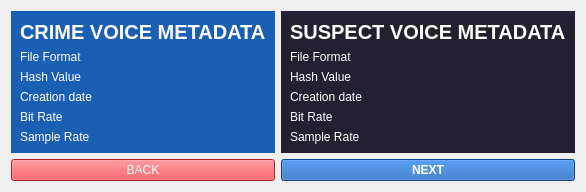
            <widget class="QWidget" name="page_7">
             <layout class="QGridLayout" name="gridLayout_27">
              <item row="0" column="0">
               <widget class="QWidget" name="widget_17" native="true">
                <property name="styleSheet">
                 <string notr="true">background-color: rgb(26, 95, 180);</string>
                </property>
                <layout class="QGridLayout" name="gridLayout_28">
                 <item row="0" column="0">
                  <widget class="QLabel" name="label_4">
                   <property name="font">
                    <font>
                     <pointsize>15</pointsize>
                     <weight>75</weight>
                     <bold>true</bold>
                    </font>
                   </property>
                   <property name="styleSheet">
                    <string notr="true">color: rgb(255, 255, 255);
border-color: rgb(255, 255, 255);</string>
                   </property>
                   <property name="text">
                    <string>CRIME VOICE METADATA</string>
                   </property>
                  </widget>
                 </item>
                 <item row="1" column="0">
                  <layout class="QVBoxLayout" name="verticalLayout_19">
                   <item>
                    <layout class="QHBoxLayout" name="horizontalLayout_17">
                     <item>
                      <widget class="QLabel" name="label_34">
                       <property name="styleSheet">
                        <string notr="true">color: rgb(255, 255, 255);</string>
                       </property>
                       <property name="text">
                        <string>File Format</string>
                       </property>
                      </widget>
                     </item>
                     <item>
                      <widget class="QLabel" name="label_39">
                       <property name="styleSheet">
                        <string notr="true">color: rgb(255, 255, 255);</string>
                       </property>
                       <property name="text">
                        <string/>
                       </property>
                      </widget>
                     </item>
                    </layout>
                   </item>
                   <item>
                    <layout class="QHBoxLayout" name="horizontalLayout_18">
                     <item>
                      <widget class="QLabel" name="label_35">
                       <property name="styleSheet">
                        <string notr="true">color: rgb(255, 255, 255);</string>
                       </property>
                       <property name="text">
                        <string>Hash Value</string>
                       </property>
                      </widget>
                     </item>
                     <item>
                      <widget class="QLabel" name="label_40">
                       <property name="styleSheet">
                        <string notr="true">color: rgb(255, 255, 255);</string>
                       </property>
                       <property name="text">
                        <string/>
                       </property>
                      </widget>
                     </item>
                    </layout>
                   </item>
                   <item>
                    <layout class="QHBoxLayout" name="horizontalLayout_19">
                     <item>
                      <widget class="QLabel" name="label_36">
                       <property name="styleSheet">
                        <string notr="true">color: rgb(255, 255, 255);</string>
                       </property>
                       <property name="text">
                        <string>Creation date</string>
                       </property>
                      </widget>
                     </item>
                     <item>
                      <widget class="QLabel" name="label_41">
                       <property name="styleSheet">
                        <string notr="true">color: rgb(255, 255, 255);</string>
                       </property>
                       <property name="text">
                        <string/>
                       </property>
                      </widget>
                     </item>
                    </layout>
                   </item>
                   <item>
                    <layout class="QHBoxLayout" name="horizontalLayout_20">
                     <item>
                      <widget class="QLabel" name="label_37">
                       <property name="styleSheet">
                        <string notr="true">color: rgb(255, 255, 255);</string>
                       </property>
                       <property name="text">
                        <string>Bit Rate</string>
                       </property>
                      </widget>
                     </item>
                     <item>
                      <widget class="QLabel" name="label_42">
                       <property name="styleSheet">
                        <string notr="true">color: rgb(255, 255, 255);</string>
                       </property>
                       <property name="text">
                        <string/>
                       </property>
                      </widget>
                     </item>
                    </layout>
                   </item>
                   <item>
                    <layout class="QHBoxLayout" name="horizontalLayout_21">
                     <item>
                      <widget class="QLabel" name="label_38">
                       <property name="styleSheet">
                        <string notr="true">color: rgb(255, 255, 255);</string>
                       </property>
                       <property name="text">
                        <string>Sample Rate</string>
                       </property>
                      </widget>
                     </item>
                     <item>
                      <widget class="QLabel" name="label_43">
                       <property name="styleSheet">
                        <string notr="true">color: rgb(255, 255, 255);</string>
                       </property>
                       <property name="text">
                        <string/>
                       </property>
                      </widget>
                     </item>
                    </layout>
                   </item>
                  </layout>
                 </item>
                </layout>
               </widget>
              </item>
              <item row="0" column="1">
               <widget class="QWidget" name="widget_18" native="true">
                <property name="styleSheet">
                 <string notr="true">background-color: rgb(36, 31, 49);</string>
                </property>
                <layout class="QGridLayout" name="gridLayout_29">
                 <item row="0" column="0">
                  <widget class="QLabel" name="label_33">
                   <property name="font">
                    <font>
                     <pointsize>15</pointsize>
                     <weight>75</weight>
                     <bold>true</bold>
                    </font>
                   </property>
                   <property name="styleSheet">
                    <string notr="true">color: rgb(255, 255, 255);</string>
                   </property>
                   <property name="text">
                    <string>SUSPECT VOICE METADATA</string>
                   </property>
                  </widget>
                 </item>
                 <item row="1" column="0">
                  <layout class="QVBoxLayout" name="verticalLayout_20">
                   <item>
                    <layout class="QHBoxLayout" name="horizontalLayout_24">
                     <item>
                      <widget class="QLabel" name="label_48">
                       <property name="styleSheet">
                        <string notr="true">color: rgb(255, 255, 255);</string>
                       </property>
                       <property name="text">
                        <string>File Format</string>
                       </property>
                      </widget>
                     </item>
                     <item>
                      <widget class="QLabel" name="label_49">
                       <property name="styleSheet">
                        <string notr="true">color: rgb(255, 255, 255);</string>
                       </property>
                       <property name="text">
                        <string/>
                       </property>
                      </widget>
                     </item>
                    </layout>
                   </item>
                   <item>
                    <layout class="QHBoxLayout" name="horizontalLayout_25">
                     <item>
                      <widget class="QLabel" name="label_50">
                       <property name="styleSheet">
                        <string notr="true">color: rgb(255, 255, 255);</string>
                       </property>
                       <property name="text">
                        <string>Hash Value</string>
                       </property>
                      </widget>
                     </item>
                     <item>
                      <widget class="QLabel" name="label_51">
                       <property name="styleSheet">
                        <string notr="true">color: rgb(255, 255, 255);</string>
                       </property>
                       <property name="text">
                        <string/>
                       </property>
                      </widget>
                     </item>
                    </layout>
                   </item>
                   <item>
                    <layout class="QHBoxLayout" name="horizontalLayout_26">
                     <item>
                      <widget class="QLabel" name="label_52">
                       <property name="styleSheet">
                        <string notr="true">color: rgb(255, 255, 255);</string>
                       </property>
                       <property name="text">
                        <string>Creation date</string>
                       </property>
                      </widget>
                     </item>
                     <item>
                      <widget class="QLabel" name="label_53">
                       <property name="styleSheet">
                        <string notr="true">color: rgb(255, 255, 255);</string>
                       </property>
                       <property name="text">
                        <string/>
                       </property>
                      </widget>
                     </item>
                    </layout>
                   </item>
                   <item>
                    <layout class="QHBoxLayout" name="horizontalLayout_27">
                     <item>
                      <widget class="QLabel" name="label_54">
                       <property name="styleSheet">
                        <string notr="true">color: rgb(255, 255, 255);</string>
                       </property>
                       <property name="text">
                        <string>Bit Rate</string>
                       </property>
                      </widget>
                     </item>
                     <item>
                      <widget class="QLabel" name="label_55">
                       <property name="styleSheet">
                        <string notr="true">color: rgb(255, 255, 255);</string>
                       </property>
                       <property name="text">
                        <string/>
                       </property>
                      </widget>
                     </item>
                    </layout>
                   </item>
                   <item>
                    <layout class="QHBoxLayout" name="horizontalLayout_28">
                     <item>
                      <widget class="QLabel" name="label_56">
                       <property name="styleSheet">
                        <string notr="true">color: rgb(255, 255, 255);</string>
                       </property>
                       <property name="text">
                        <string>Sample Rate</string>
                       </property>
                      </widget>
                     </item>
                     <item>
                      <widget class="QLabel" name="label_57">
                       <property name="styleSheet">
                        <string notr="true">color: rgb(255, 255, 255);</string>
                       </property>
                       <property name="text">
                        <string/>
                       </property>
                      </widget>
                     </item>
                    </layout>
                   </item>
                  </layout>
                 </item>
                </layout>
               </widget>
              </item>
              <item row="1" column="1">
               <widget class="QPushButton" name="pushButton_33">
                <property name="font">
                 <font>
                  <weight>75</weight>
                  <bold>true</bold>
                 </font>
                </property>
                <property name="styleSheet">
                 <string notr="true">color: rgb(255, 255, 255);
background-color: rgb(26, 95, 180);</string>
                </property>
                <property name="text">
                 <string>NEXT</string>
                </property>
               </widget>
              </item>
              <item row="1" column="0">
               <widget class="QPushButton" name="pushButton_34">
                <property name="styleSheet">
                 <string notr="true">color: rgb(255, 255, 255);
background-color: rgb(237, 51, 59);</string>
                </property>
                <property name="text">
                 <string>BACK</string>
                </property>
               </widget>
              </item>
             </layout>
            </widget>
